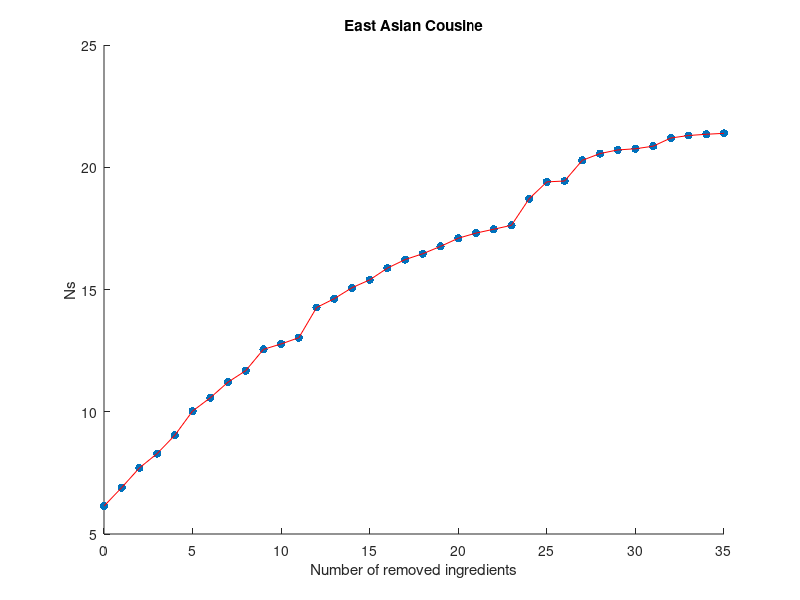

The MATLAB script that drew this image:
removed = [0,1,2,3,4,5,6,7,8,9,10,11,12,13,14,15,16,17,18,19,20,21,22,23,24,25,26,27,28,29,30,31,32,33,34,35];
Ns = [6.142004136525209,6.900148197675401,7.703597490343449,8.28887928145619,9.040233327475416,10.027387041968193,10.57194294841758,11.210437133026904,11.680057503705731,12.55121799260696,12.773317512646361,13.02939037865156,14.262570711234753,14.62546892413297,15.073136587326106,15.394544297627125,15.875110789175123,16.223522248116055,16.46453587275066,16.764223713660645,17.09730931008643,17.30734402943643,17.464946875876148,17.62494743794677,18.711274654608392,19.401595087242853,19.437533693046106,20.283059676042246,20.560046962464238,20.70845127400549,20.756221974642433,20.8618869624818,21.19632135991382,21.298437292901564,21.349288761408285,21.387047490647905];
scatter(removed, Ns, 'filled', 'r')

hold on;
plot(removed, Ns, 'Color', 'r')
ylabel('Ns');
xlabel('Number of removed ingredients');
title('East Asian Cousine');
hold off;